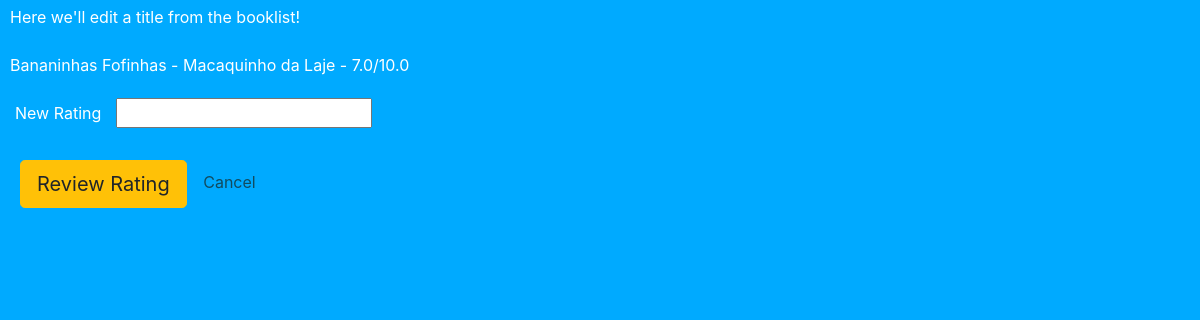
The page /edit/3 on the database its author committed.
### main.py (models this page shows)
class Book(db.Model):
    bookid = db.Column(db.Integer, primary_key=True)
    title = db.Column(db.String(250), unique=True, nullable=False)
    author = db.Column(db.String(250), nullable=False)
    review = db.Column(db.Float, nullable=False)

### main.py (the view, shortened to what this page needs)
@app.route('/edit/<link_id>', methods=["GET", "POST"])
def edit(link_id):
    books = query_books()
    selected_book = find_book(books, link_id)
    if request.method == "GET":
        return render_template("edit.html", book=selected_book)

### main.py (called while the page is built)
def query_books():
    all_books = []
    books = db.session.query(Book).all()
    for book in books:
        book_info = {
            "bookid": book.bookid,
            "title": book.title,
            "author": book.author,
            "rating": book.review,
        }
        all_books.append(book_info)
    return all_books

def find_book(books, link_id):
    for book in books:
        print(books)
        print(link_id)
        if book['bookid'] == int(link_id):
            selected_book = book
            print(selected_book['title'])
            return selected_book
    return "Book not found"

### templates/edit.html (shortened to what this page needs)
<!DOCTYPE html>
<html lang="en">
<head>
    <link rel="stylesheet"
          href="https://cdn.jsdelivr.net/npm/bootstrap@4.3.1/dist/css/bootstrap.min.css"
>
    <link rel="stylesheet" href="/static/style.css">
</head>
<body>
    <p>Here we'll edit a title from the booklist!</p>
    <p class="bookinfo">{{ book["title"] }} - {{ book["author"] }} - {{ book["rating"] }}/10.0</p>
        <form action="" method="POST">
        <label>New Rating</label>
        <input type="text" name="rating">
        <br>
        <br>
        <button type="submit" class="btn btn-warning btn-lg">Review Rating</button>
        <a href="/">Cancel</a>
        </form>
</body>
</html>

### static/style.css (style rules this page uses)
body { background-color: #00AAFF; }
h1, h2, p, ul, label { color: white; padding: 5px 10px 3px; }
a { color: #114b5f; padding: 10px; margin: 2px; }
label { color: white; padding-left: 15px; }
.btn { margin-left: 20px; }

### rows shown on the page
Book: title "Bananinhas Fofinhas", author "Macaquinho da Laje", rating "7.0"
